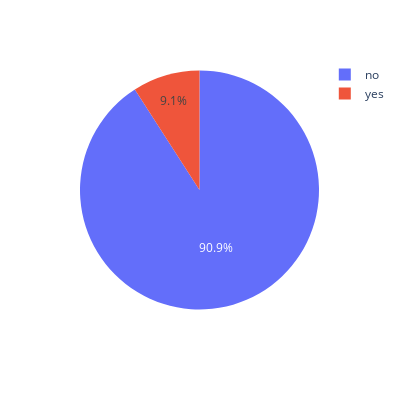

This figure's notebook cell:
### Markdown cell above
### De las personas que no fueron contactadas nunca ¿Cuántas pidieron el depósito?

### Code cell
import plotly.express as px
datos=df[df.pdias==-1].dep_a_plazo.value_counts()
px.pie(datos, values='dep_a_plazo', names=['no', 'yes'], width=400, height=400)

### Figure 1 — Plotly figure (JSON) as saved in the notebook; plotly's stock layout.template omitted (floating-point values rounded to 4 significant figures)
{"data": [{"domain": {"x": [0, 1], "y": [0, 1]}, "hovertemplate": "label=%{label}<br>dep_a_plazo=%{value}<extra></extra>", "labels": ["no", "yes"], "legendgroup": "", "name": "", "showlegend": true, "type": "pie", "values": [3368, 337]}], "layout": {"height": 400, "legend": {"tracegroupgap": 0}, "margin": {"t": 60}, "width": 400}}
